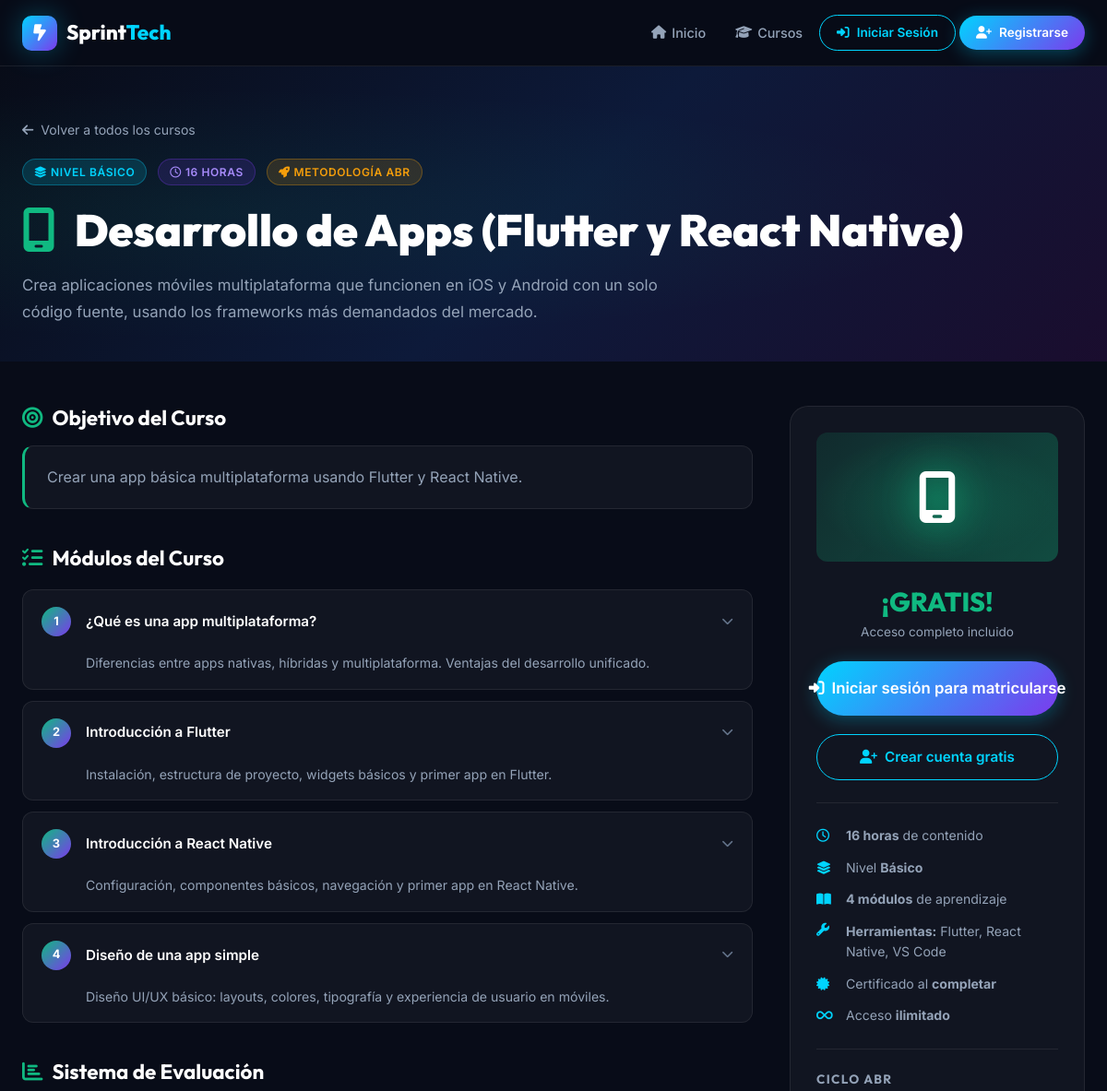
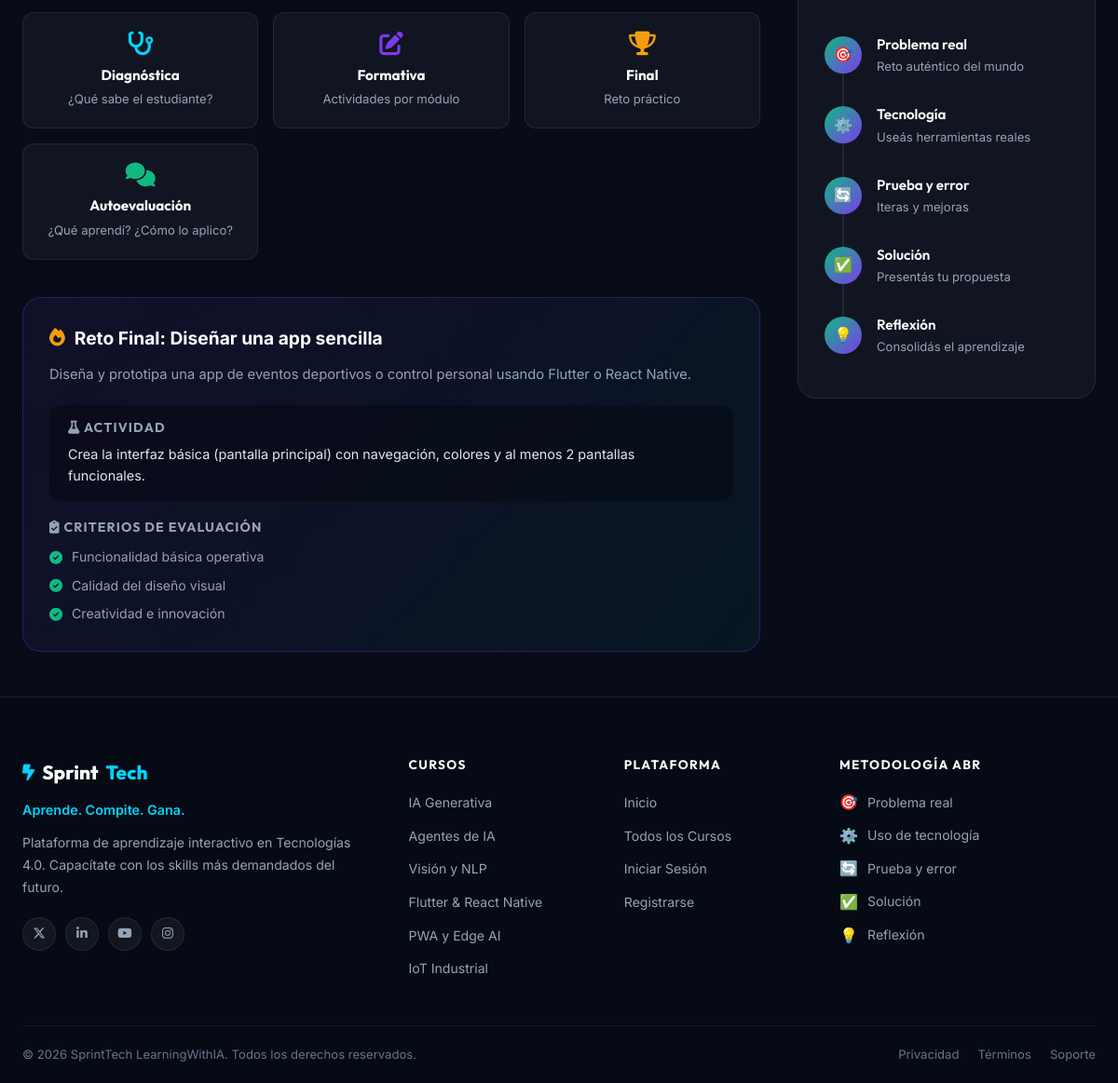
Page /courses/detail.php?id=4 on the committed database (2 pictures, top to bottom).
### tables this page shows
CREATE TABLE IF NOT EXISTS courses (
  id              INT AUTO_INCREMENT PRIMARY KEY,
  nombre          VARCHAR(200) NOT NULL,
  descripcion     TEXT,
  objetivo        TEXT,
  duracion_horas  INT NOT NULL,
  nivel           VARCHAR(50) DEFAULT 'Básico',
  herramientas    VARCHAR(255),
  color_accent    VARCHAR(20) DEFAULT '#00d4ff',
  icono           VARCHAR(50) DEFAULT 'fa-brain',
  orden           INT DEFAULT 0,
  activo          TINYINT(1) DEFAULT 1
);

CREATE TABLE IF NOT EXISTS modules (
  id          INT AUTO_INCREMENT PRIMARY KEY,
  course_id   INT NOT NULL,
  orden       INT NOT NULL,
  titulo      VARCHAR(200) NOT NULL,
  descripcion TEXT,
  FOREIGN KEY (course_id) REFERENCES courses(id) ON DELETE CASCADE
);

CREATE TABLE IF NOT EXISTS course_challenges (
  id                  INT AUTO_INCREMENT PRIMARY KEY,
  course_id           INT NOT NULL,
  titulo              VARCHAR(200) NOT NULL,
  descripcion         TEXT,
  actividad           TEXT,
  criterio_1          VARCHAR(200),
  criterio_2          VARCHAR(200),
  criterio_3          VARCHAR(200),
  FOREIGN KEY (course_id) REFERENCES courses(id) ON DELETE CASCADE
);

### config/session.php (called while the page is built, shortened)
<?php
function isLoggedIn(): bool {
    return isset($_SESSION['user_id']) && !empty($_SESSION['user_id']);
}
function baseUrl(string $path = ''): string {
    $script = $_SERVER['SCRIPT_NAME'] ?? '';
    $root = '';
    $protocol = (!empty($_SERVER['HTTPS']) && $_SERVER['HTTPS'] !== 'off') ? 'https' : 'http';
    $host     = $_SERVER['HTTP_HOST'] ?? 'localhost';
    return $protocol . '://' . $host . $root . '/' . ltrim($path, '/');
}

### courses/detail.php (the view, shortened to what this page needs)
<?php
require_once __DIR__ . '/../config/session.php';
$courseId = (int)($_GET['id'] ?? 0);
$db = getDB();
$stmt = $db->prepare('SELECT * FROM courses WHERE id = ? AND activo = 1');
$stmt->execute([$courseId]);
$course = $stmt->fetch();
$modStmt = $db->prepare('SELECT * FROM modules WHERE course_id = ? ORDER BY orden');
$modStmt->execute([$courseId]);
$modules = $modStmt->fetchAll();
$chalStmt = $db->prepare('SELECT * FROM course_challenges WHERE course_id = ? LIMIT 1');
$chalStmt->execute([$courseId]);
$challenge = $chalStmt->fetch();
$isEnrolled = false;
require_once __DIR__ . '/../includes/header.php';
?>
<section class="course-detail-hero" style="background: linear-gradient(135deg, #080c18 0%, #0d1a3a 100%); padding: 56px 0 40px;">
  <div style="position:absolute;inset:0;background:radial-gradient(ellipse at 20% 50%, <?= htmlspecialchars($course['color_accent']) ?>15 0%, transparent 60%);pointer-events:none;"></div>
  <div class="container">
    <div class="detail-header">
      <a href="<?= baseUrl('/courses/index.php') ?>" class="detail-back">
        <i class="fa-solid fa-arrow-left"></i> Volver a todos los cursos
      </a>
      <div class="detail-meta">
        <span class="badge badge-cyan"><i class="fa-solid fa-layer-group"></i> Nivel <?= htmlspecialchars($course['nivel']) ?></span>
        <span class="badge badge-violet"><i class="fa-regular fa-clock"></i> <?= (int)$course['duracion_horas'] ?> horas</span>
        <span class="badge badge-amber"><i class="fa-solid fa-rocket"></i> Metodología ABR</span>
      </div>
      <h1 class="detail-title">
        <i class="fa-solid <?= htmlspecialchars($course['icono']) ?>" style="color:<?= htmlspecialchars($course['color_accent']) ?>; margin-right:12px;"></i>
        <?= htmlspecialchars($course['nombre']) ?>
      </h1>
      <p class="detail-desc"><?= htmlspecialchars($course['descripcion']) ?></p>
    </div>
  </div>
</section>
<div class="container">
  <div class="course-layout">
    <div class="course-main">
      <section style="margin-bottom:40px;" class="fade-in">
        <h2 style="font-size:1.4rem; margin-bottom:16px; display:flex; align-items:center; gap:10px;">
          <span style="color:<?= htmlspecialchars($course['color_accent']) ?>;"><i class="fa-solid fa-bullseye"></i></span>
          Objetivo del Curso
        </h2>
        <div style="background:var(--clr-bg-card); border:1px solid var(--clr-border); border-left:3px solid <?= htmlspecialchars($course['color_accent']) ?>; border-radius:var(--radius-md); padding:20px 24px;">
          <p style="color:var(--clr-text-muted); line-height:1.7;"><?= htmlspecialchars($course['objetivo']) ?></p>
        </div>
      </section>
      <section style="margin-bottom:40px;" class="fade-in">
        <h2 style="font-size:1.4rem; margin-bottom:20px; display:flex; align-items:center; gap:10px;">
          <span style="color:<?= htmlspecialchars($course['color_accent']) ?>;"><i class="fa-solid fa-list-check"></i></span>
          Módulos del Curso
        </h2>
        <div style="display:flex; flex-direction:column; gap:12px;">
          <?php foreach ($modules as $mod): ?>
          <div class="module-item">
            <div class="module-header">
              <div class="module-number" style="background:linear-gradient(135deg, <?= htmlspecialchars($course['color_accent']) ?>, #7c3aed);">
                <?= (int)$mod['orden'] ?>
              </div>
              <span class="module-title"><?= htmlspecialchars($mod['titulo']) ?></span>
              <i class="fa-solid fa-chevron-down" style="color:var(--clr-text-dim); font-size:0.8rem;"></i>
            </div>
            <?php if (!empty($mod['descripcion'])): ?>
            <p class="module-desc"><?= htmlspecialchars($mod['descripcion']) ?></p>
            <?php endif; ?>
          </div>
          <?php endforeach; ?>
        </div>
      </section>
      <section style="margin-bottom:40px;" class="fade-in">
        <h2 style="font-size:1.4rem; margin-bottom:20px; display:flex; align-items:center; gap:10px;">
          <span style="color:<?= htmlspecialchars($course['color_accent']) ?>;"><i class="fa-solid fa-chart-bar"></i></span>
          Sistema de Evaluación
        </h2>
        <div style="display:grid; grid-template-columns:repeat(auto-fit, minmax(200px,1fr)); gap:16px;">
          <?php
          $evalTypes = [
            ['fa-stethoscope', 'Diagnóstica', '¿Qué sabe el estudiante?', 'cyan'],
            ['fa-pen-to-square', 'Formativa', 'Actividades por módulo', 'violet'],
            ['fa-trophy', 'Final', 'Reto práctico', 'amber'],
            ['fa-comments', 'Autoevaluación', '¿Qué aprendí? ¿Cómo lo aplico?', 'green'],
          ];
          foreach ($evalTypes as $ev): ?>
          <div style="background:var(--clr-bg-card); border:1px solid var(--clr-border); border-radius:var(--radius-md); padding:20px; text-align:center;">
            <i class="fa-solid <?= $ev[0] ?>" style="font-size:1.6rem; color:var(--clr-<?= $ev[3] ?>); margin-bottom:12px; display:block;"></i>
            <h4 style="font-size:0.95rem; margin-bottom:6px;"><?= $ev[1] ?></h4>
            <p style="font-size:0.82rem; color:var(--clr-text-muted);"><?= $ev[2] ?></p>
          </div>
          <?php endforeach; ?>
        </div>
      </section>
      <?php if ($challenge): ?>
      <section class="fade-in">
        <div class="challenge-box">
          <div class="challenge-title">
            <i class="fa-solid fa-fire" style="color:#f59e0b;"></i>
            Reto Final: <?= htmlspecialchars($challenge['titulo']) ?>
          </div>
          <p class="challenge-desc"><?= htmlspecialchars($challenge['descripcion']) ?></p>
          <?php if (!empty($challenge['actividad'])): ?>
          <div style="background:rgba(0,0,0,0.3); border-radius:var(--radius-md); padding:16px 20px; margin-bottom:20px;">
            <h5 style="font-size:0.88rem; color:var(--clr-text-muted); margin-bottom:8px; text-transform:uppercase; letter-spacing:0.08em;">
              <i class="fa-solid fa-flask"></i> Actividad
            </h5>
            <p style="font-size:0.9rem; line-height:1.6;"><?= nl2br(htmlspecialchars($challenge['actividad'])) ?></p>
          </div>
          <?php endif; ?>
          <h5 style="font-size:0.88rem; color:var(--clr-text-muted); margin-bottom:12px; text-transform:uppercase; letter-spacing:0.08em;">
            <i class="fa-solid fa-clipboard-check"></i> Criterios de Evaluación
          </h5>
          <div class="criteria-list">
            <?php foreach (['criterio_1', 'criterio_2', 'criterio_3'] as $crit): ?>
              <?php if (!empty($challenge[$crit])): ?>
              <div class="criteria-item">
                <i class="fa-solid fa-check-circle"></i>
                <?= htmlspecialchars($challenge[$crit]) ?>
              </div>
              <?php endif; ?>
            <?php endforeach; ?>
          </div>
        </div>
      </section>
      <?php endif; ?>
    </div>
    <aside class="course-sidebar fade-in fade-in-delay-2">
      <div class="sidebar-card">
        <div style="width:100%; height:140px; border-radius:var(--radius-md); background:linear-gradient(135deg, <?= htmlspecialchars($course['color_accent']) ?>22, <?= htmlspecialchars($course['color_accent']) ?>55); display:flex; align-items:center; justify-content:center; font-size:3.5rem; color:white; position:relative; overflow:hidden;">
          <div style="position:absolute;inset:0;background:radial-gradient(ellipse at center, <?= htmlspecialchars($course['color_accent']) ?>33 0%, transparent 70%);"></div>
          <i class="fa-solid <?= htmlspecialchars($course['icono']) ?>" style="position:relative;z-index:1;filter:drop-shadow(0 0 20px <?= htmlspecialchars($course['color_accent']) ?>);"></i>
        </div>
        <div class="sidebar-price">
          <strong style="color:var(--clr-green);">¡GRATIS!</strong>
          Acceso completo incluido
        </div>
        <?php if ($isEnrolled): ?>
          <div style="text-align:center;">
            <span class="badge badge-green" style="padding:10px 20px; font-size:0.9rem; width:100%; justify-content:center;">
              <i class="fa-solid fa-check-circle"></i> Ya estás matriculado
            </span>
            <a href="<?= baseUrl('/user/my_courses.php') ?>" class="btn btn-ghost w-full" style="margin-top:10px;">
              <i class="fa-solid fa-arrow-right"></i> Ir a Mis Cursos
            </a>
          </div>
        <?php else: ?>
          <a href="<?= baseUrl('/auth/login.php?redirect=' . urlencode($_SERVER['REQUEST_URI'])) ?>"
             class="btn btn-primary w-full btn-lg" id="btn-login-to-enroll">
            <i class="fa-solid fa-right-to-bracket"></i> Iniciar sesión para matricularse
          </a>
          <a href="<?= baseUrl('/auth/register.php') ?>" class="btn btn-outline w-full">
            <i class="fa-solid fa-user-plus"></i> Crear cuenta gratis
          </a>
        <?php endif; ?>
        <div class="divider" style="margin:4px 0;"></div>
        <div class="course-info-list">
          <div class="course-info-item">
            <i class="fa-regular fa-clock"></i>
            <span><strong><?= (int)$course['duracion_horas'] ?> horas</strong> de contenido</span>
          </div>
          <div class="course-info-item">
            <i class="fa-solid fa-layer-group"></i>
            <span>Nivel <strong><?= htmlspecialchars($course['nivel']) ?></strong></span>
          </div>
          <div class="course-info-item">
            <i class="fa-solid fa-book-open"></i>
            <span><strong><?= count($modules) ?> módulos</strong> de aprendizaje</span>
          </div>
          <?php if (!empty($course['herramientas'])): ?>
          <div class="course-info-item" style="align-items:flex-start;">
            <i class="fa-solid fa-wrench" style="margin-top:2px;"></i>
            <span><strong>Herramientas:</strong> <?= htmlspecialchars($course['herramientas']) ?></span>
          </div>
          <?php endif; ?>
          <div class="course-info-item">
            <i class="fa-solid fa-certificate"></i>
            <span>Certificado al <strong>completar</strong></span>
          </div>
          <div class="course-info-item">
            <i class="fa-solid fa-infinity"></i>
            <span>Acceso <strong>ilimitado</strong></span>
          </div>
        </div>
        <div class="divider" style="margin:4px 0;"></div>
        <h4 style="font-size:0.85rem; color:var(--clr-text-muted); text-transform:uppercase; letter-spacing:0.1em; margin-bottom:8px;">
          Ciclo ABR
        </h4>
        <div class="abr-cycle">
          <?php
          $abrItems = [
            ['🎯', 'Problema real', 'Reto auténtico del mundo'],
            ['⚙️', 'Tecnología', 'Useás herramientas reales'],
            ['🔄', 'Prueba y error', 'Iteras y mejoras'],
            ['✅', 'Solución', 'Presentás tu propuesta'],
            ['💡', 'Reflexión', 'Consolidás el aprendizaje'],
          ];
          foreach ($abrItems as $abr): ?>
          <div class="abr-step-item">
            <div class="abr-step-dot" style="background: linear-gradient(135deg, <?= htmlspecialchars($course['color_accent']) ?>, #7c3aed);">
              <?= $abr[0] ?>
            </div>
            <div class="abr-step-content">
              <h5><?= $abr[1] ?></h5>
              <p><?= $abr[2] ?></p>
            </div>
          </div>
          <?php endforeach; ?>
        </div>
      </div>
    </aside>
  </div>
</div>
<?php require_once __DIR__ . '/../includes/footer.php'; ?>

### rows in the picture
courses: nivel "BÁSICO", duracion_horas "16", nombre "Desarrollo de Apps (Flutter y React Native)", descripcion "Crea aplicaciones móviles multiplataforma que funcionen en iOS y Android con un solo código fuente, usando los frameworks más demandados del mercado.", objetivo "Crear una app básica multiplataforma usando Flutter y React Native.", nivel "Básico", herramientas "Flutter, React Native, VS Code"
modules: orden "1", titulo "¿Qué es una app multiplataforma?", descripcion "Diferencias entre apps nativas, híbridas y multiplataforma. Ventajas del desarrollo unificado."
modules: orden "2", titulo "Introducción a Flutter", descripcion "Instalación, estructura de proyecto, widgets básicos y primer app en Flutter."
modules: orden "3", titulo "Introducción a React Native", descripcion "Configuración, componentes básicos, navegación y primer app en React Native."
modules: orden "4", titulo "Diseño de una app simple", descripcion "Diseño UI/UX básico: layouts, colores, tipografía y experiencia de usuario en móviles."
course_challenges: titulo "Diseñar una app sencilla", descripcion "Diseña y prototipa una app de eventos deportivos o control personal usando Flutter o React Native.", actividad "Crea la interfaz básica (pantalla principal) con navegación, colores y al menos 2 pantallas funcionales.", criterio_1 "Funcionalidad básica operativa", criterio_2 "Calidad del diseño visual", criterio_3 "Creatividad e innovación"

### other values in the picture
$ev[1] "Diagnóstica"
$ev[2] "¿Qué sabe el estudiante?"
$ev[1] "Formativa"
$ev[2] "Actividades por módulo"
$ev[1] "Final"
$ev[2] "Reto práctico"
$ev[1] "Autoevaluación"
$ev[2] "¿Qué aprendí? ¿Cómo lo aplico?"
count($modules) "4"
$abr[0] "🎯"
$abr[1] "Problema real"
$abr[2] "Reto auténtico del mundo"
$abr[0] "⚙️"
$abr[1] "Tecnología"
$abr[2] "Useás herramientas reales"
